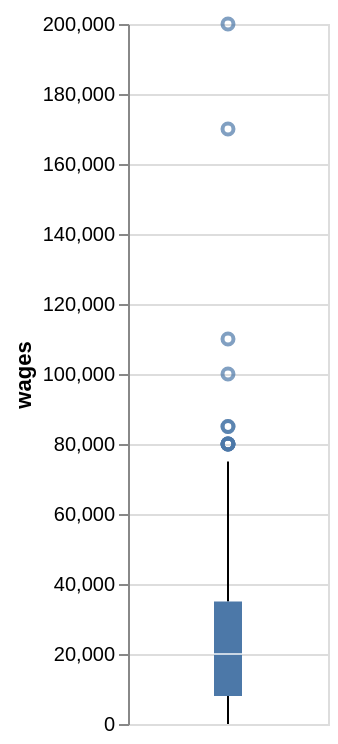

Notebook code for this chart:
### Code cell
working_data.filter(pl.col('has_disablity') == 1).plot.boxplot(y='wages').properties(width=100, height=350)

### Figure 1 — Vega specification as saved in the notebook (floating-point values rounded to 4 significant figures)
{"$schema": "https://vega.github.io/schema/vega/v6.json", "data": [{"name": "source_0"}, {"name": "data_0"}, {"name": "data_1", "values": [{"wages": 80000.0}, {"wages": 80000.0}, {"wages": 80000.0}, {"wages": 85000.0}, {"wages": 200000.0}, {"wages": 80000.0}, {"wages": 85000.0}, {"wages": 100000.0}, {"wages": 80000.0}, {"wages": 170000.0}, {"wages": 110000.0}]}, {"name": "data_2"}, {"name": "data_3", "values": [{"lower_box_wages": 8000.0, "lower_whisker_wages": 0.0, "upper_whisker_wages": 75000.0}]}, {"name": "data_4", "values": [{"lower_whisker_wages": 0.0, "upper_box_wages": 35000.0, "upper_whisker_wages": 75000.0}]}, {"name": "data_5"}, {"name": "data_6", "values": [{"lower_box_wages": 8000.0, "max_wages": 200000.0, "mid_box_wages": 20000.0, "min_wages": 0.0, "upper_box_wages": 35000.0}]}, {"name": "data_7", "values": [{"lower_box_wages": 8000.0, "max_wages": 200000.0, "mid_box_wages": 20000.0, "min_wages": 0.0, "upper_box_wages": 35000.0}]}], "marks": [{"type": "symbol", "name": "layer_0_layer_0_marks", "from": {"data": "data_1"}, "encode": {"update": {"stroke": {"value": "#4c78a8"}, "y": {"field": "wages", "scale": "y"}, "fill": {"value": "transparent"}, "opacity": {"value": 0.7}, "x": {"signal": "width", "mult": 0.5}}}, "style": ["point", "boxplot-outliers"]}, {"type": "rule", "name": "layer_0_layer_1_layer_0_marks", "from": {"data": "data_3"}, "encode": {"update": {"y2": {"field": "lower_box_wages", "scale": "y"}, "x": {"signal": "width", "mult": 0.5}, "stroke": {"value": "black"}, "y": {"field": "lower_whisker_wages", "scale": "y"}, "tooltip": {"signal": "{\"Upper Whisker of wages\": format(datum[\"upper_whisker_wages\"], \"\"), \"Lower Whisker of wages\": format(datum[\"lower_whisker_wages\"], \"\")}"}}}, "style": ["rule", "boxplot-rule"], "aria": false}, {"type": "rule", "name": "layer_0_layer_1_layer_1_marks", "from": {"data": "data_4"}, "encode": {"update": {"y2": {"field": "upper_whisker_wages", "scale": "y"}, "y": {"field": "upper_box_wages", "scale": "y"}, "x": {"signal": "width", "mult": 0.5}, "tooltip": {"signal": "{\"Upper Whisker of wages\": format(datum[\"upper_whisker_wages\"], \"\"), \"Lower Whisker of wages\": format(datum[\"lower_whisker_wages\"], \"\")}"}, "stroke": {"value": "black"}}}, "aria": false, "style": ["rule", "boxplot-rule"]}, {"type": "rect", "name": "layer_1_layer_0_marks", "from": {"data": "data_6"}, "encode": {"update": {"y": {"field": "lower_box_wages", "scale": "y"}, "width": {"value": 14}, "tooltip": {"signal": "{\"Max of wages\": format(datum[\"max_wages\"], \"\"), \"Q3 of wages\": format(datum[\"upper_box_wages\"], \"\"), \"Median of wages\": format(datum[\"mid_box_wages\"], \"\"), \"Q1 of wages\": format(datum[\"lower_box_wages\"], \"\"), \"Min of wages\": format(datum[\"min_wages\"], \"\")}"}, "fill": {"value": "#4c78a8"}, "xc": {"signal": "width", "mult": 0.5}, "y2": {"field": "upper_box_wages", "scale": "y"}}}, "style": ["bar", "boxplot-box"]}, {"type": "rect", "name": "layer_1_layer_1_marks", "from": {"data": "data_7"}, "encode": {"update": {"height": {"value": 1}, "fill": [{"value": "#4c78a8", "test": "datum['lower_box_wages'] >= datum['upper_box_wages']"}, {"value": "white"}], "width": {"value": 14}, "yc": {"field": "mid_box_wages", "scale": "y"}, "xc": {"signal": "width", "mult": 0.5}, "opacity": {"value": 0.7}, "tooltip": {"signal": "{\"Max of wages\": format(datum[\"max_wages\"], \"\"), \"Q3 of wages\": format(datum[\"upper_box_wages\"], \"\"), \"Median of wages\": format(datum[\"mid_box_wages\"], \"\"), \"Q1 of wages\": format(datum[\"lower_box_wages\"], \"\"), \"Min of wages\": format(datum[\"min_wages\"], \"\")}"}}}, "style": ["tick", "boxplot-median"], "aria": false}], "scales": [{"name": "y", "type": "linear", "domain": {"fields": [{"data": "data_1", "field": "wages"}, {"data": "data_3", "field": "lower_whisker_wages"}, {"data": "data_3", "field": "lower_box_wages"}, {"data": "data_4", "field": "upper_box_wages"}, {"data": "data_4", "field": "upper_whisker_wages"}, {"data": "data_6", "field": "lower_box_wages"}, {"data": "data_6", "field": "upper_box_wages"}, {"data": "data_7", "field": "mid_box_wages"}]}, "range": [{"signal": "height"}, 0], "zero": true, "nice": true}], "axes": [{"scale": "y", "zindex": 0, "minExtent": 0, "aria": false, "maxExtent": 0, "labels": false, "orient": "left", "grid": true, "tickCount": {"signal": "ceil(height/40)"}, "ticks": false, "domain": false}, {"scale": "y", "orient": "left", "labelOverlap": true, "title": "wages", "grid": false, "tickCount": {"signal": "ceil(height/40)"}, "zindex": 0}], "height": 350, "width": 100, "background": "white", "padding": 5, "style": "cell"}
